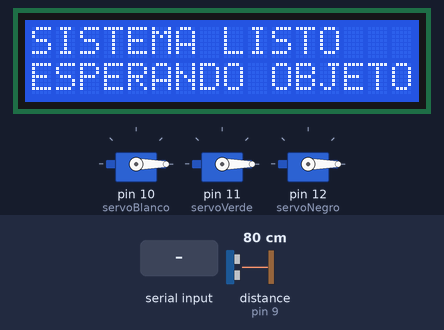
Bench run of a sketch on a simulated Arduino Uno, built with avr-gcc and run on an emulated ATmega328P. Parts: 16×2 character LCD, 3 × servo. Wiring (inferred from the names in the program): ultrasonic range finder: trigger pin 8; echo pin 9. Inputs (shaded band) come from the test bench; at power-on: distance to the obstacle (sensor on pin 9) 80 cm. The echo pulse lasts 58.3 µs per cm; what the sketch prints to the serial monitor is not drawn.

Above: at 3.3 s.
3.4 s: distance to the obstacle (sensor on pin 9) set to 9 cm
At 4.3 s:
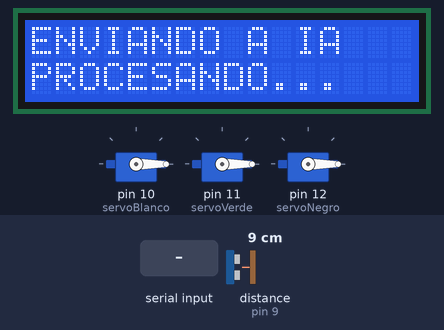
5.0 s: "BLANCO" received over the second serial link
6.5 s: "APROVECHABLE" received over the second serial link
8.0 s: "papel" received over the second serial link
At 42.4 s:
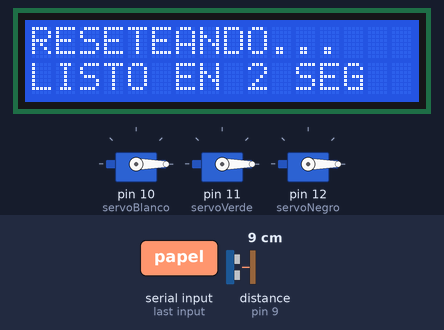
Timing chart, 0 to 43.1 s (numbered marks = the images above; inputs shaded):
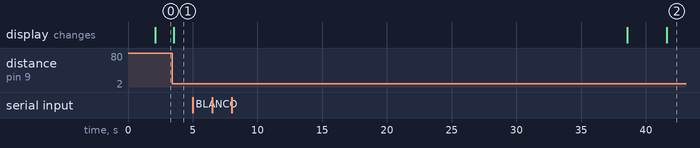

The sketch:

nano_lcd.ino
```cpp
#include <Wire.h>
#include <LiquidCrystal_I2C.h>
#include <Servo.h>
#include <SoftwareSerial.h>
#include <ArduinoJson.h>

// 1. CONFIGURACIÓN DE HARDWARE
LiquidCrystal_I2C lcd(0x27, 16, 2);
SoftwareSerial espSerial(2, 3); // RX=2, TX=3

Servo servoBlanco, servoVerde, servoNegro;

const int trigPin = 8;
const int echoPin = 9;

// BAJAMOS EL UMBRAL A 12cm (Basado en tu código de prueba que usa 10cm)
const int umbral = 9;

bool esperandoRespuesta = false;

void setup() {
  Serial.begin(9600);
  espSerial.begin(9600);

  lcd.init();
  lcd.backlight();
  mostrarMensajeLCD("SISTEMA IA", "INICIANDO...");

  pinMode(trigPin, OUTPUT);
  pinMode(echoPin, INPUT);

  servoBlanco.attach(10);
  servoVerde.attach(11);
  servoNegro.attach(12);

  posicionInicial();
  delay(2000);

  mostrarMensajeLCD("SISTEMA LISTO", "ESPERANDO OBJETO");
}

void loop() {
  if (!esperandoRespuesta) {
    int distancia = obtenerDistancia();

    // LÓGICA DEL CÓDIGO BASE: Simple y directa.
    // Usamos > 0 y <= umbral (12cm) para evitar detectar las paredes de la estructura
    if (distancia > 5 && distancia <= umbral) {
      esperandoRespuesta = true;

      mostrarMensajeLCD("OBJETO DETECTADO", "TOMANDO FOTO...");
      Serial.print(F("\n🎯 Objeto detectado a "));
      Serial.print(distancia);
      Serial.println(F("cm! Enviando 'S'..."));

      // Limpieza de buffer antes de enviar la señal
      while(espSerial.available()) espSerial.read();
      espSerial.print('S');

      mostrarMensajeLCD("ENVIANDO A IA", "PROCESANDO...");

      unsigned long inicioEspera = millis();
      String jsonRespuesta = "";
      bool lecturaCompleta = false;

      // Timeout de 20 segundos para la respuesta del servidor
      while (millis() - inicioEspera < 35000) {
        if (espSerial.available()) {
          char c = espSerial.read();
          Serial.print(c); // Monitoreo en PC

          if (c == '{' || jsonRespuesta.length() > 0) {
            jsonRespuesta += c;
            if (c == '}') {
              lecturaCompleta = true;
              break;
            }
          }
        }
      }

      Serial.println();

      if (lecturaCompleta) {
        procesarRespuesta(jsonRespuesta);
        delay(5000); // Pausa para leer el resultado en el LCD
      } else {
        mostrarMensajeLCD("ERROR:", "SIN RESPUESTA");
        delay(3000);
      }

      mostrarMensajeLCD("RESETEANDO...", "LISTO EN 2 SEG");
      posicionInicial();
      delay(2000);

      esperandoRespuesta = false;
      mostrarMensajeLCD("SISTEMA LISTO", "ESPERANDO OBJETO");
    }
  }

  // CRÍTICO: Mantenemos el delay de 100ms igual que en tu código base
  // para darle tiempo al sonido de disiparse y evitar colisiones de eco.
  delay(100);
}

// --- FUNCIONES TÉCNICAS ---

int obtenerDistancia() {
  digitalWrite(trigPin, LOW); delayMicroseconds(2);
  digitalWrite(trigPin, HIGH); delayMicroseconds(10);
  digitalWrite(trigPin, LOW);

  // Timeout de 30000 microsegundos para evitar que el Arduino se congele
  long duracion = pulseIn(echoPin, HIGH, 30000);

  if (duracion == 0) return 999; // Retorna 999 si no detecta nada a tiempo

  // El cálculo trunca automáticamente los decimales a entero,
  // eliminando el micro-ruido que veíamos de 0.51cm
  return duracion * 0.034 / 2;
}

void procesarRespuesta(String json) {
  // 1. Crear el documento para el JSON que llega (un solo nivel)
  StaticJsonDocument<500> doc;
  DeserializationError error = deserializeJson(doc, json);

  if (error) {
    mostrarMensajeLCD("ERROR JSON", "CORRUPTO");
    Serial.print(F("Fallo deserialización: "));
    Serial.println(error.f_str());
    return;
  }

  // 2. Extraer los datos DIRECTAMENTE del objeto principal
  // Ya no usamos doc[0] porque la ESP32 envía el objeto directo
  String tipo = doc["tipo"] | "??";
  String objeto = doc["objeto"] | "desconocido";

  tipo.toUpperCase();

  // --- ACTUALIZACIÓN DEL LCD ---
  lcd.clear();
  lcd.setCursor(0, 0);
  lcd.print("TIPO: " + tipo);
  lcd.setCursor(0, 1);

  // Mostramos el nombre del objeto (máximo 16 caracteres para el LCD)
  if (objeto.length() > 16) {
    lcd.print(objeto.substring(0, 16));
  } else {
    lcd.print(objeto);
  }

  // --- CONTROL DE ACTUADORES ---
  // Ajustamos los nombres para que coincidan con lo que envía tu IA
  if (tipo == "BLANCO" || tipo == "APROVECHABLE" || tipo == "papel") {
    moverServo(servoBlanco);
  } else if (tipo == "VERDE" || tipo == "ORGANICO") {
    moverServo(servoVerde);
  } else if (tipo == "NEGRO" || tipo == "NO_APROVECHABLE" || tipo == "DESCONOCIDO") {
    moverServo(servoNegro);
  }

  Serial.println("Acción completada para: " + tipo);
}

void moverServo(Servo &s) {
  s.write(90);
  delay(4000);
  s.write(0);
}

void posicionInicial() {
  servoBlanco.write(0);
  servoVerde.write(0);
  servoNegro.write(0);
}

void mostrarMensajeLCD(String l1, String l2) {
  lcd.clear();
  lcd.setCursor(0, 0);
  lcd.print(l1);
  lcd.setCursor(0, 1);
  lcd.print(l2);
}
```

Measured:
- after the input at 3.4 s, the display: changes after 0.15 s (image 1)
- after the input at 5.0 s, every drawn part: stays the same
- after the input at 6.5 s, every drawn part: stays the same
